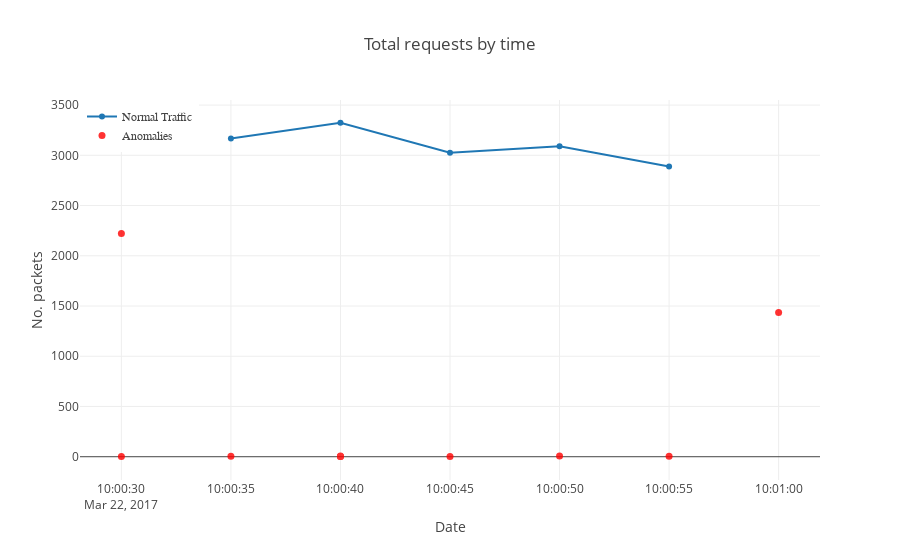

The code cell stored with this chart in its notebook:
### Code cell
#Normal Traffic 
nor  =  dataGroup2 [( dataGroup2 [ 'prediction' ]  ==  1 )] [ 'count' ] 
#Anomalies 
ano  =  dataGroup2 [( dataGroup2 [ 'prediction' ]  ==  - 1 )] [ 'count' ]


normal  =  go . Scatter ( 
    x  =  dataGroup2 [( dataGroup2 [ 'prediction' ]  ==  1 )] [ 'time' ], 
    y  =  nor , 
    mode  =  "lines + markers" , 
    name  =  "Normal Traffic" 
)


anomalies  =  dict ( 
    x = dataGroup2 [( dataGroup2 [ 'prediction' ]  ==  - 1 )] [ 'time' ], 
    y =  ano, 
    name  =  "Anomalies" , 
    mode  =  'markers' , 
    
    marker = Marker ( 
            size = 7 , 
            symbol =  "circle" , 
            color = 'rgb (255, 0, 0)' 
        ), 
    opacity  =  0.8 )

data  =  [ normal ,  anomalies ]

layout  =  dict ( 
    title = 'Total requests by time' , 
    xaxis = dict ( 
        title  =  'Date' , 
       rangeslider = dict (), 
        type = 'date' 
    ), 
    yaxis = dict ( 
        title  =  'No. packets' 
    ), 
    legend = dict ( 
        x = 0 , 
        y = 1 , 
        traceorder = 'normal' , 
        font = dict( 
            family = 'sans-serif' , 
            size = 12 , 
            color = '# 000' 
        ), 
        bgcolor = '# E2E2E2' , 
        bordercolor = '#FFFFFF' , 
        borderwidth = 2 
    )  
)

fig  =  dict ( data=data  ,  layout = layout ) 
iplot ( fig ,  filename  =  "Total requests per time" )

### Figure 1 — Plotly figure (JSON) as saved in the notebook; plotly's stock layout.template omitted (floating-point values rounded to 4 significant figures)
{"data": [{"mode": "lines+markers", "name": "Normal Traffic", "type": "scatter", "uid": "f301eb47-2aaa-40e7-851b-7efb9345f0f6", "x": ["2017-03-22 10:00:35", "2017-03-22 10:00:40", "2017-03-22 10:00:45", "2017-03-22 10:00:50", "2017-03-22 10:00:55"], "y": [3168, 3324, 3026, 3089, 2889]}, {"marker": {"color": "rgb (255, 0, 0)", "size": 7, "symbol": "circle"}, "mode": "markers", "name": "Anomalies", "opacity": 0.8, "type": "scatter", "uid": "940710b4-ebf3-41fb-921c-10336631687c", "x": ["2017-03-22 10:00:30", "2017-03-22 10:01:00", "2017-03-22 10:00:30", "2017-03-22 10:00:35", "2017-03-22 10:00:40", "2017-03-22 10:00:45", "2017-03-22 10:00:50", "2017-03-22 10:00:55", "2017-03-22 10:00:40", "2017-03-22 10:00:40"], "y": [2222, 1435, 3, 4, 6, 3, 6, 4, 1, 1]}], "layout": {"legend": {"bgcolor": "# E2E2E2", "bordercolor": "#FFFFFF", "borderwidth": 2, "font": {"color": "# 000", "family": "sans-serif", "size": 12}, "traceorder": "normal", "x": 0, "y": 1}, "title": {"text": "Total requests by time"}, "xaxis": {"title": {"text": "Date"}, "type": "date"}, "yaxis": {"title": {"text": "No. packets"}}}}
